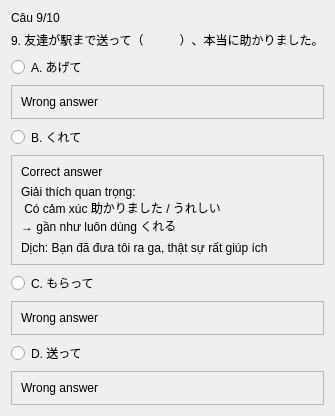
               <widget class="QWidget" name="page_15">
                <layout class="QVBoxLayout" name="verticalLayout_16">
                 <item>
                  <widget class="QLabel" name="label_100">
                   <property name="text">
                    <string>Câu 9/10</string>
                   </property>
                  </widget>
                 </item>
                 <item>
                  <widget class="QLabel" name="label_101">
                   <property name="text">
                    <string>9. 友達が駅まで送って（　　　）、本当に助かりました。</string>
                   </property>
                  </widget>
                 </item>
                 <item>
                  <widget class="QRadioButton" name="radioButton_57">
                   <property name="text">
                    <string>A. あげて</string>
                   </property>
                  </widget>
                 </item>
                 <item>
                  <widget class="QFrame" name="frame_13">
                   <property name="frameShape">
                    <enum>QFrame::StyledPanel</enum>
                   </property>
                   <property name="frameShadow">
                    <enum>QFrame::Raised</enum>
                   </property>
                   <layout class="QVBoxLayout" name="verticalLayout_17">
                    <item>
                     <widget class="QLabel" name="label_20">
                      <property name="text">
                       <string>Wrong answer</string>
                      </property>
                     </widget>
                    </item>
                   </layout>
                  </widget>
                 </item>
                 <item>
                  <widget class="QRadioButton" name="radioButton_58">
                   <property name="text">
                    <string>B. くれて</string>
                   </property>
                  </widget>
                 </item>
                 <item>
                  <widget class="QFrame" name="frame_14">
                   <property name="frameShape">
                    <enum>QFrame::StyledPanel</enum>
                   </property>
                   <property name="frameShadow">
                    <enum>QFrame::Raised</enum>
                   </property>
                   <layout class="QVBoxLayout" name="verticalLayout_18">
                    <item>
                     <widget class="QLabel" name="label_25">
                      <property name="text">
                       <string>Correct answer</string>
                      </property>
                     </widget>
                    </item>
                    <item>
                     <widget class="QLabel" name="label_24">
                      <property name="text">
                       <string>Giải thích quan trọng:
 Có cảm xúc 助かりました / うれしい
→ gần như luôn dùng くれる</string>
                      </property>
                     </widget>
                    </item>
                    <item>
                     <widget class="QLabel" name="label_21">
                      <property name="text">
                       <string>Dịch: Bạn đã đưa tôi ra ga, thật sự rất giúp ích</string>
                      </property>
                     </widget>
                    </item>
                   </layout>
                  </widget>
                 </item>
                 <item>
                  <widget class="QRadioButton" name="radioButton_59">
                   <property name="text">
                    <string>C. もらって</string>
                   </property>
                  </widget>
                 </item>
                 <item>
                  <widget class="QFrame" name="frame_15">
                   <property name="frameShape">
                    <enum>QFrame::StyledPanel</enum>
                   </property>
                   <property name="frameShadow">
                    <enum>QFrame::Raised</enum>
                   </property>
                   <layout class="QVBoxLayout" name="verticalLayout_19">
                    <item>
                     <widget class="QLabel" name="label_22">
                      <property name="text">
                       <string>Wrong answer</string>
                      </property>
                     </widget>
                    </item>
                   </layout>
                  </widget>
                 </item>
                 <item>
                  <widget class="QRadioButton" name="radioButton_60">
                   <property name="text">
                    <string>D. 送って</string>
                   </property>
                  </widget>
                 </item>
                 <item>
                  <widget class="QFrame" name="frame_16">
                   <property name="frameShape">
                    <enum>QFrame::StyledPanel</enum>
                   </property>
                   <property name="frameShadow">
                    <enum>QFrame::Raised</enum>
                   </property>
                   <layout class="QVBoxLayout" name="verticalLayout_20">
                    <item>
                     <widget class="QLabel" name="label_23">
                      <property name="text">
                       <string>Wrong answer</string>
                      </property>
                     </widget>
                    </item>
                   </layout>
                  </widget>
                 </item>
                </layout>
               </widget>
